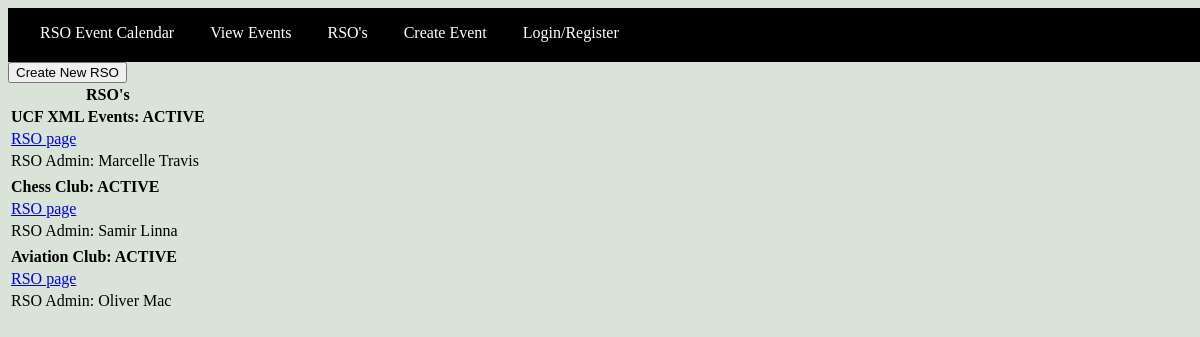
/php/populate_rso.php, run on the app's committed database.
### tables this page shows
CREATE TABLE rso(
        rso_id        INT           NOT NULL AUTO_INCREMENT,
        uid           INT           NOT NULL,
        school_code   INT           NOT NULL,
        name          VARCHAR(255)  NOT NULL,
        num_members   INT           NOT NULL,
        active        BOOLEAN       NOT NULL,
        FOREIGN KEY (school_code) REFERENCES university (school_code) ON DELETE CASCADE,
        FOREIGN KEY (uid) REFERENCES users (uid) ON DELETE CASCADE,
        PRIMARY KEY (rso_id)
);

CREATE TABLE users(
        uid          INT            NOT NULL AUTO_INCREMENT,
        first_name   VARCHAR(20)    NOT NULL,
        last_name    VARCHAR(20)    NOT NULL,
        school_code  VARCHAR(11)    NOT NULL,
        username     VARCHAR(20)    NOT NULL,
        password     VARCHAR(11)    NOT NULL,
        email        VARCHAR(50)    NOT NULL,
        PRIMARY KEY (uid)
);

### php/functions.php (called while the page is built, shortened)
<?php
$dbhost = 'localhost';
$dbname = 'event_db';
$dbuser = 'root';
$dbpass = '';
$con = mysqli_connect($dbhost, $dbuser, $dbpass, $dbname) or
  die(mysql_error());
function queryMysql($query)
{
  global $con;
  $result = mysqli_query($con, $query);
  return $result;
}
 ?>

### php/populate_rso.php (the view)
<?php
  require_once 'header.php';
$sql = "SELECT
            a.rso_id,
            a.uid,
            a.name,
            a.active,
            b.uid,
            b.first_name,
            b.last_name
        FROM
            rso a
                JOIN users b
                    ON a.uid = b.uid";
echo "<form action= 'create_rso.php'><button>Create New RSO</button></form>";
echo "<table>
       <tr>
        <th>RSO's</th>
          </tr>";
$result = queryMysql($sql);
if ($result->num_rows) {
    while($row = $result->fetch_assoc()) {
        echo "<tr><td><strong>" . $row["name"] ;
        $active = $row["active"] ? ": ACTIVE" : ": INACTIVE";
        echo $active . "</strong></td></tr>";
        echo "<tr><td><a href='rso_page.php?rso_id=" . $row['rso_id'] ."'> RSO page </a></td></tr>";
        echo "<tr><td>" . "RSO Admin: " . $row["first_name"] . " " . $row["last_name"] . "</td></tr>";
        echo '<tr class="bordered"><td></td></tr>';
    }
    echo "</table>";
} else {
    echo "0 results";
}
?>
</body>
</html>

### php/header.php (shortened to what this page needs)
<?php
echo "<!DOCTYPE html>\n <html lang ='en'><head>"                            .
     "<meta charset='utf-8'>"                                               .
     "<meta name='viewport' content='width=device-width, initial-scale=1'>" .
     "<title> RSO Events </title>"                                          ;
require_once 'functions.php';
echo "<link rel='stylesheet' type='text/css' href='../css/home.css'>"       .
     "<link rel='stylesheet' type='text/css' href='../css/calendar.css'>"   .
     "<style>td.indent{ padding-left: 1.8em }</style>"                       .
     "</head><body>".
     "
       <nav class='navbar'>
         <a href='../index.php' class='navbtn-home'> RSO Event Calendar </a>
         <a href='populate_events.php' class='navbtn'> View Events </a>
         <a href='populate_rso.php' class='navbtn'> RSO's </a>
         <a href='create_event.php' class='navbtn'> Create Event </a>
         <a href='login.php' class='navbtn'> Login/Register </a>
       </nav>  ";
 ?>

### css/home.css (style rules this page uses)
body { background-color: #d9e3d8; }
.navbar { padding: 8px 16px; float: center; width: 100%; border: none; outline: none; display: block; overflow: hidden; color: #fff; background-color: #000; }
.navbtn { border:none; display:inline-block; outline:0; padding:8px 16px; vertical-align:left; overflow:hidden; text-decoration:none; color:inherit; background-color:inherit; text-align:center; cursor:pointer; white-space:nowrap; }
.navbtn-home { border:none; display:inline-block; outline:0; padding:8px 16px; vertical-align:left; overflow:hidden; text-decoration:none; color:inherit; background-color:inherit; text-align:center; cursor:pointer; white-space:nowrap; }

### data on the page
rso: name "UCF XML Events", active ": ACTIVE", uid.first_name "Marcelle", uid.last_name "Travis"
rso: name "Chess Club", active ": ACTIVE", uid.first_name "Samir", uid.last_name "Linna"
rso: name "Aviation Club", active ": ACTIVE", uid.first_name "Oliver", uid.last_name "Mac"
